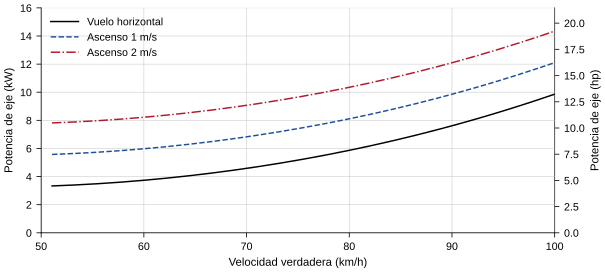

Write the Python code that produced this figure.
import sys, pathlib
sys.path.insert(0, str(pathlib.Path(__file__).resolve().parents[3] / "plantilla" / "graficas"))
sys.path.insert(0, str(pathlib.Path(__file__).resolve().parent))
import numpy as np
import alimoche_graficas as ag
import modelo_a06 as m

HP = 0.7457  # kW por hp mecánico
rho = m.RHO_LILLO
v = np.linspace(m.v_perdida(rho), 100 / 3.6, 200)
d = m.resistencia(v, rho)
fig, ax = ag.figura(160, 72)
for i, (r, nombre) in enumerate([(0, "Vuelo horizontal"), (1, "Ascenso 1 m/s"), (2, "Ascenso 2 m/s")]):
    ax.plot(v * 3.6, (d * v + m.W * r) / m.ETA / 1000, **ag.serie(i), label=nombre)
ax.set_xlim(50, 100); ax.set_ylim(0, 16)
ax.set_xlabel("Velocidad verdadera (km/h)"); ax.set_ylabel("Potencia de eje (kW)")
ax2 = ax.secondary_yaxis("right", functions=(lambda x: x / HP, lambda x: x * HP))
ax2.set_ylabel("Potencia de eje (hp)")
ax2.yaxis.set_major_formatter(ag._formateador(ax2.yaxis))
ag.leyenda(ax, loc="upper left")
ag.guardar(fig, __file__)
